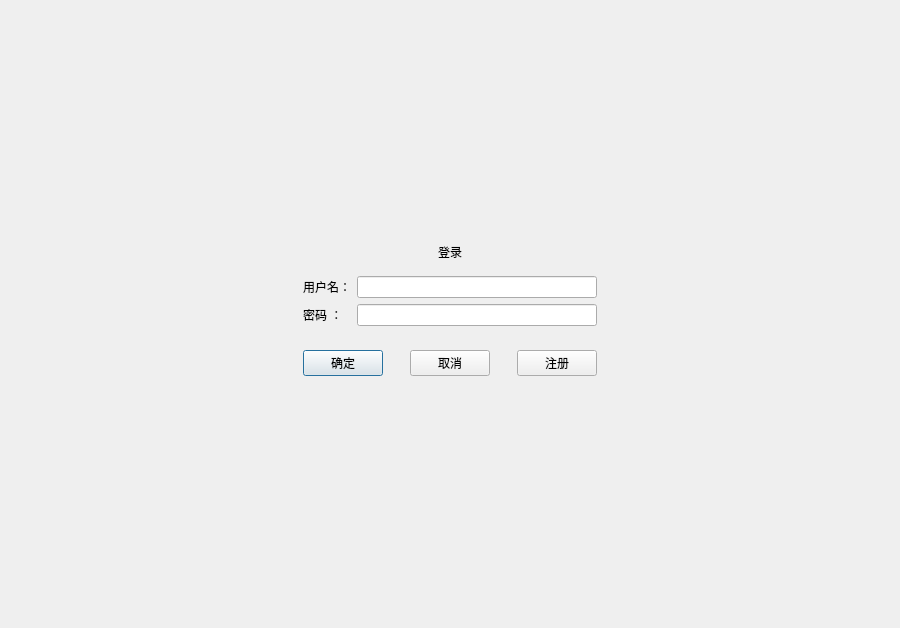
<?xml version="1.0" encoding="UTF-8"?>
<ui version="4.0">
 <class>LoginDialog</class>
 <widget class="QDialog" name="LoginDialog">
  <property name="geometry">
   <rect>
    <x>0</x>
    <y>0</y>
    <width>900</width>
    <height>628</height>
   </rect>
  </property>
  <property name="windowTitle">
   <string>Dialog</string>
  </property>
  <layout class="QVBoxLayout" name="verticalLayout_3">
   <item>
    <spacer name="verticalSpacer_2">
     <property name="orientation">
      <enum>Qt::Vertical</enum>
     </property>
     <property name="sizeHint" stdset="0">
      <size>
       <width>20</width>
       <height>209</height>
      </size>
     </property>
    </spacer>
   </item>
   <item>
    <widget class="QWidget" name="widget_4" native="true">
     <layout class="QHBoxLayout" name="horizontalLayout_3">
      <item>
       <spacer name="horizontalSpacer_4">
        <property name="orientation">
         <enum>Qt::Horizontal</enum>
        </property>
        <property name="sizeHint" stdset="0">
         <size>
          <width>302</width>
          <height>20</height>
         </size>
        </property>
       </spacer>
      </item>
      <item>
       <widget class="QWidget" name="widget_5" native="true">
        <layout class="QVBoxLayout" name="verticalLayout_2">
         <item>
          <widget class="QLabel" name="loginLabel">
           <property name="text">
            <string>登录</string>
           </property>
           <property name="alignment">
            <set>Qt::AlignCenter</set>
           </property>
          </widget>
         </item>
         <item>
          <widget class="QWidget" name="widget_6" native="true">
           <layout class="QGridLayout" name="gridLayout_2">
            <item row="0" column="0">
             <widget class="QLabel" name="usersNameLabel">
              <property name="text">
               <string>用户名：</string>
              </property>
             </widget>
            </item>
            <item row="0" column="1">
             <widget class="QLineEdit" name="usersNameEdit"/>
            </item>
            <item row="1" column="0">
             <widget class="QLabel" name="passwordLabel">
              <property name="text">
               <string>密码 ：</string>
              </property>
             </widget>
            </item>
            <item row="1" column="1">
             <widget class="QLineEdit" name="passwordEdit">
              <property name="echoMode">
               <enum>QLineEdit::Password</enum>
              </property>
             </widget>
            </item>
           </layout>
          </widget>
         </item>
         <item>
          <widget class="QWidget" name="widget_7" native="true">
           <layout class="QHBoxLayout" name="horizontalLayout_4">
            <item>
             <widget class="QPushButton" name="loginButton">
              <property name="text">
               <string>确定</string>
              </property>
             </widget>
            </item>
            <item>
             <spacer name="horizontalSpacer_5">
              <property name="orientation">
               <enum>Qt::Horizontal</enum>
              </property>
              <property name="sizeHint" stdset="0">
               <size>
                <width>40</width>
                <height>20</height>
               </size>
              </property>
             </spacer>
            </item>
            <item>
             <widget class="QPushButton" name="exitButton">
              <property name="text">
               <string>取消</string>
              </property>
             </widget>
            </item>
            <item>
             <spacer name="horizontalSpacer">
              <property name="orientation">
               <enum>Qt::Horizontal</enum>
              </property>
              <property name="sizeHint" stdset="0">
               <size>
                <width>40</width>
                <height>20</height>
               </size>
              </property>
             </spacer>
            </item>
            <item>
             <widget class="QPushButton" name="registerButton">
              <property name="text">
               <string>注册</string>
              </property>
             </widget>
            </item>
           </layout>
          </widget>
         </item>
        </layout>
       </widget>
      </item>
      <item>
       <spacer name="horizontalSpacer_6">
        <property name="orientation">
         <enum>Qt::Horizontal</enum>
        </property>
        <property name="sizeHint" stdset="0">
         <size>
          <width>302</width>
          <height>20</height>
         </size>
        </property>
       </spacer>
      </item>
     </layout>
    </widget>
   </item>
   <item>
    <spacer name="verticalSpacer">
     <property name="orientation">
      <enum>Qt::Vertical</enum>
     </property>
     <property name="sizeHint" stdset="0">
      <size>
       <width>20</width>
       <height>208</height>
      </size>
     </property>
    </spacer>
   </item>
  </layout>
 </widget>
 <resources/>
 <connections/>
</ui>
